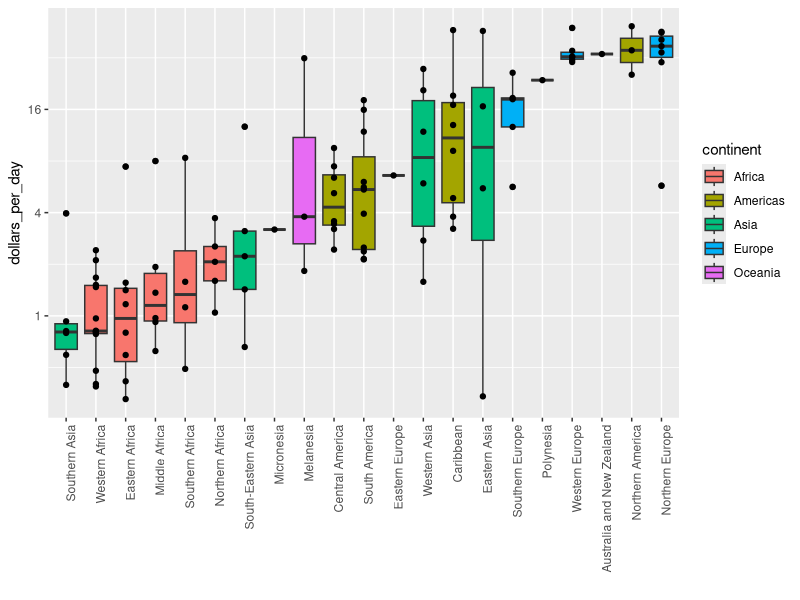

Write R code to recreate this figure.
library(dslabs)
data("gapminder")

library(dplyr)
library(ggplot2)

gapminder <- gapminder %>% 
  mutate(dollars_per_day = gdp/population/365)
past_year <- 1970

p <- gapminder %>%
  filter(year == past_year, !is.na(gdp)) %>%
  mutate(region = reorder(region, dollars_per_day, FUN = median)) %>%
  ggplot(aes(region, dollars_per_day, fill = continent)) +
  geom_boxplot() + 
  theme(axis.text.x = element_text(angle = 90, hjust = 1)) + 
  xlab("")

# change dollars per day axis to log scale
p + scale_y_continuous(trans = "log2") +
  geom_point(show.legend = FALSE)
